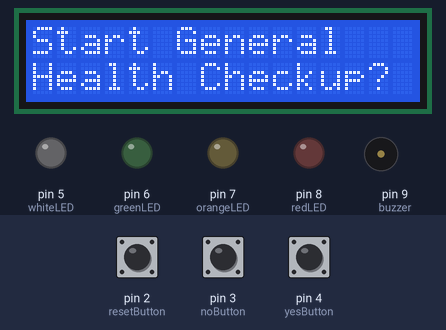
Simulated run of this sketch. Board: Arduino Uno, built with avr-gcc and run on an emulated ATmega328P. On the bench: 16×2 character LCD, output pins drawn as LEDs (lit = HIGH), buzzer (waves = sounding, pin HIGH). Inputs (shaded band) come from the test bench; at power-on: pin 4 (yesButton) HIGH, pin 3 (noButton) HIGH, pin 2 (resetButton) HIGH.

Above: at 1.2 s.
1.3 s: pin 4 (yesButton) pulled LOW for 0.15 s
At 2.2 s:
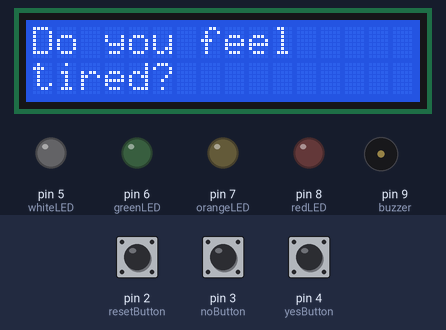
3.1 s: pin 3 (noButton) pulled LOW for 3.2 s
At 6.2 s:
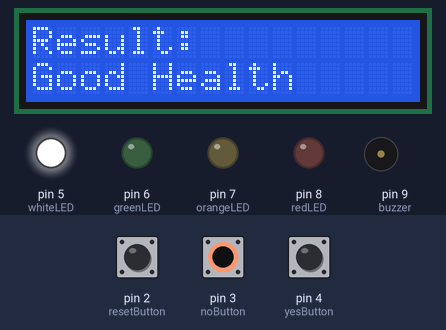
7.8 s: pin 4 (yesButton) pulled LOW for 3.2 s
At 12.2 s:
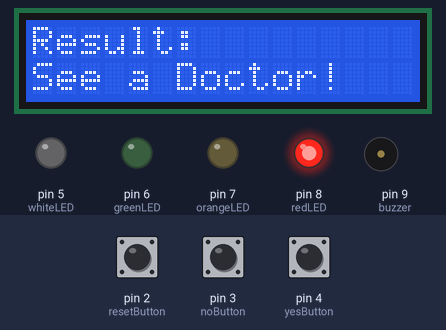
Timing chart, 0 to 13.7 s (numbered marks = the images above; inputs shaded):
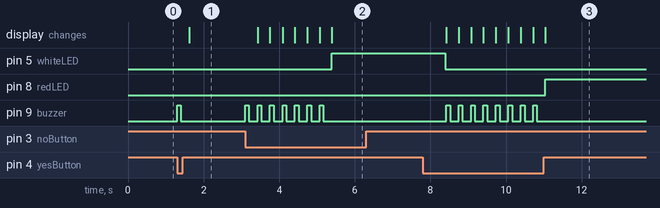

Measured:
- after the input at 1.3 s, pin 9 (buzzer): LOW → HIGH at once, → LOW 0.10 s later; the display: changes after 0.33 s (image 1)
- after the input at 3.1 s, pin 5 (whiteLED): LOW → HIGH after 2.3 s; pin 9 (buzzer): alternates HIGH for 0.10 s and LOW for 0.23 s, 14 changes in all, then stays LOW, starting at once; the display: first changes after 0.33 s (image 2 shows a later state)
- after the input at 7.8 s, pin 8 (redLED): LOW → HIGH after 3.2 s; pin 9 (buzzer): alternates HIGH for 0.10 s and LOW for 0.23 s, 16 changes in all, then stays LOW, starting after 0.62 s; the display: first differs from a run without the input after 0.95 s (image 3 shows a later state)

The sketch:

health_check_arduino.ino
```cpp
#include <LiquidCrystal_I2C.h>

LiquidCrystal_I2C lcd(0x27, 16, 2);

const int whiteLED = 5;
const int greenLED = 6;
const int orangeLED = 7;
const int redLED = 8;
const int buzzer = 9;

const int yesButton = 4;
const int noButton = 3;
const int resetButton = 2;

int questionIndex = 0;
bool startCheckup = false;
int healthScore = 0;

struct Question {
  char* text;
  int yesWeight;
  int noWeight;
  char* solution;
};

Question questions[] = {
  { "Do you feel tired?", 1, 0, "Get more sleep, stay hydrated, and eat balanced meals." },
  { "Have you had a headache?", 2, 0, "Drink water, rest in a dark room, and reduce screen time." },
  { "Do you feel stressed?", 1, 0, "Take deep breaths, go for a walk, and try relaxation techniques." },
  { "Have you had a sore throat?", 2, 0, "Drink warm liquids, gargle salt water, and rest your voice." },
  { "Have you had muscle pain?", 2, 0, "Stretch, apply a warm compress, and rest your muscles." },
  { "Do you have a fever?", 3, 0, "Rest, drink fluids, and take fever-reducing medicine if needed." },
  { "Do you have a headache?", 2, 0, "Stay hydrated, rest in a quiet place, and reduce screen time." }
};

const int totalQuestions = sizeof(questions) / sizeof(questions[0]);

bool solutionsNeeded[totalQuestions];

void setup() {
  Serial.begin(9600);
  for (int n = 0; n < totalQuestions; n++) {
    solutionsNeeded[n] = false;
  }
  pinMode(yesButton, INPUT_PULLUP);
  pinMode(noButton, INPUT_PULLUP);
  pinMode(resetButton, INPUT_PULLUP);
  pinMode(whiteLED, OUTPUT);
  pinMode(greenLED, OUTPUT);
  pinMode(orangeLED, OUTPUT);
  pinMode(redLED, OUTPUT);
  pinMode(buzzer, OUTPUT);

  lcd.init();
  lcd.backlight();
  lcd.print("Start General");
  lcd.setCursor(0, 1);
  lcd.print("Health Checkup?");
}

void loop() {
  if (!startCheckup) {
    if (digitalRead(yesButton) == LOW) {
      buttonBeep(100);
      delay(200);
      startCheckup = true;
      lcd.clear();
      askQuestion();
    }
    return;
  }

  if (questionIndex < totalQuestions) {
    if (digitalRead(yesButton) == LOW) {
      buttonBeep(100);
      delay(200);
      healthScore += questions[questionIndex].yesWeight;
      solutionsNeeded[questionIndex] = true;
      nextQuestion();
    } else if (digitalRead(noButton) == LOW) {
      buttonBeep(100);
      delay(200);
      nextQuestion();
    }
  }

  if (digitalRead(resetButton) == LOW) {
    buttonBeep(500);
    delay(200);
    resetTest();
  }
}

void buttonBeep(int duration) {
  digitalWrite(buzzer, HIGH);
  delay(duration);
  digitalWrite(buzzer, LOW);
}

void splitString(char* text) {
  lcd.clear();
  int index = 0;

  // Find the length of the text manually
  int textLength = 0;
  while (text[textLength] != '\0') {
    textLength++;
  }

  if (textLength <= 16) {
    lcd.setCursor(0, 0);
    lcd.print(text);
  } else {
    // Find the first space before index 16 to break the string
    int breakIndex1 = 15;
    while (breakIndex1 >= 0 && text[breakIndex1] != ' ') {
      breakIndex1--;
    }
    if (breakIndex1 == -1) breakIndex1 = 16;

    // Print the first line
    lcd.setCursor(0, 0);
    char line1[17]; // Make sure it's 17 to hold the null-terminator
    strncpy(line1, text, breakIndex1);
    line1[breakIndex1] = '\0'; // Null-terminate the string
    lcd.print(line1);

    if (textLength > breakIndex1) {
      // Find the space before the next break point
      int breakIndex2 = breakIndex1 + 16;
      while (breakIndex2 < textLength && text[breakIndex2] != ' ') {
        breakIndex2--;
      }
      if (breakIndex2 == breakIndex1 + 16) breakIndex2 = breakIndex1 + 16;

      // Print the second line
      lcd.setCursor(0, 1);
      char line2[17];
      strncpy(line2, text + breakIndex1 + 1, breakIndex2 - breakIndex1);
      line2[breakIndex2 - breakIndex1] = '\0';
      lcd.print(line2);

      if (breakIndex2 >= textLength) return;

      delay(2000);
      lcd.clear();

      if (textLength > breakIndex2) {
        // Find the space before the third break point
        int breakIndex3 = breakIndex2 + 16;
        while (breakIndex3 < textLength && text[breakIndex3] != ' ') {
          breakIndex3--;
        }
        if (breakIndex3 == breakIndex2 + 16) breakIndex3 = breakIndex2 + 16;

        // Print the third line
        lcd.setCursor(0, 0);
        char line3[17];
        strncpy(line3, text + breakIndex2 + 1, breakIndex3 - breakIndex2);
        line3[breakIndex3 - breakIndex2] = '\0';
        lcd.print(line3);

        if (textLength > breakIndex3) {
          // Print the fourth line
          lcd.setCursor(0, 1);
          char line4[17];
          strncpy(line4, text + breakIndex3 + 1, 16);
          line4[16] = '\0';
          lcd.print(line4);
        }
      }
    }
  }
}

void askQuestion() {
  lcd.clear();
  if (questionIndex < totalQuestions) {
    splitString(questions[questionIndex].text);
  } else {
    displayResult();
  }
}

void nextQuestion() {
  questionIndex++;
  if (questionIndex < totalQuestions) {
    askQuestion();
  } else {
    displayResult();
  }
}

void displayResult() {
  lcd.clear();
  lcd.print("Result:");
  lcd.setCursor(0, 1);
  digitalWrite(whiteLED, LOW);
  digitalWrite(greenLED, LOW);
  digitalWrite(orangeLED, LOW);
  digitalWrite(redLED, LOW);

  if (healthScore <= 1) {
    lcd.print("Good Health");
    digitalWrite(whiteLED, HIGH);
  } else if (healthScore <= 2) {
    lcd.print("Take Rest");
    digitalWrite(greenLED, HIGH);
  } else if (healthScore < 4) {
    lcd.print("More Rest Needed");
    digitalWrite(orangeLED, HIGH);
  } else {
    lcd.print("See a Doctor!");
    digitalWrite(redLED, HIGH);
  }
  delay(3000);
  displaySolutions();
}

void displaySolutions() {
  bool displayAdvice = false;

  for (int n = 0; n < totalQuestions; n++)
    if (solutionsNeeded[n]) {
      displayAdvice = true;
      break;
    }

  if (displayAdvice) {
    lcd.clear();
    lcd.print("Advice:");
    delay(2000);

    for (int n = 0; n < totalQuestions; n++)
      if (solutionsNeeded[n]) {
        lcd.clear();
        splitString(questions[n].solution);
        delay(3000);
      }
  }

  resetTest();
}

void resetTest() {
  for (int n = 0; n < totalQuestions; n++)
    solutionsNeeded[n] = false;

  healthScore = 0;
  questionIndex = 0;
  startCheckup = false;

  digitalWrite(whiteLED, LOW);
  digitalWrite(greenLED, LOW);
  digitalWrite(orangeLED, LOW);
  digitalWrite(redLED, LOW);
  lcd.clear();
  lcd.print("Start General");
  lcd.setCursor(0, 1);
  lcd.print("Health Checkup?");
}
```
